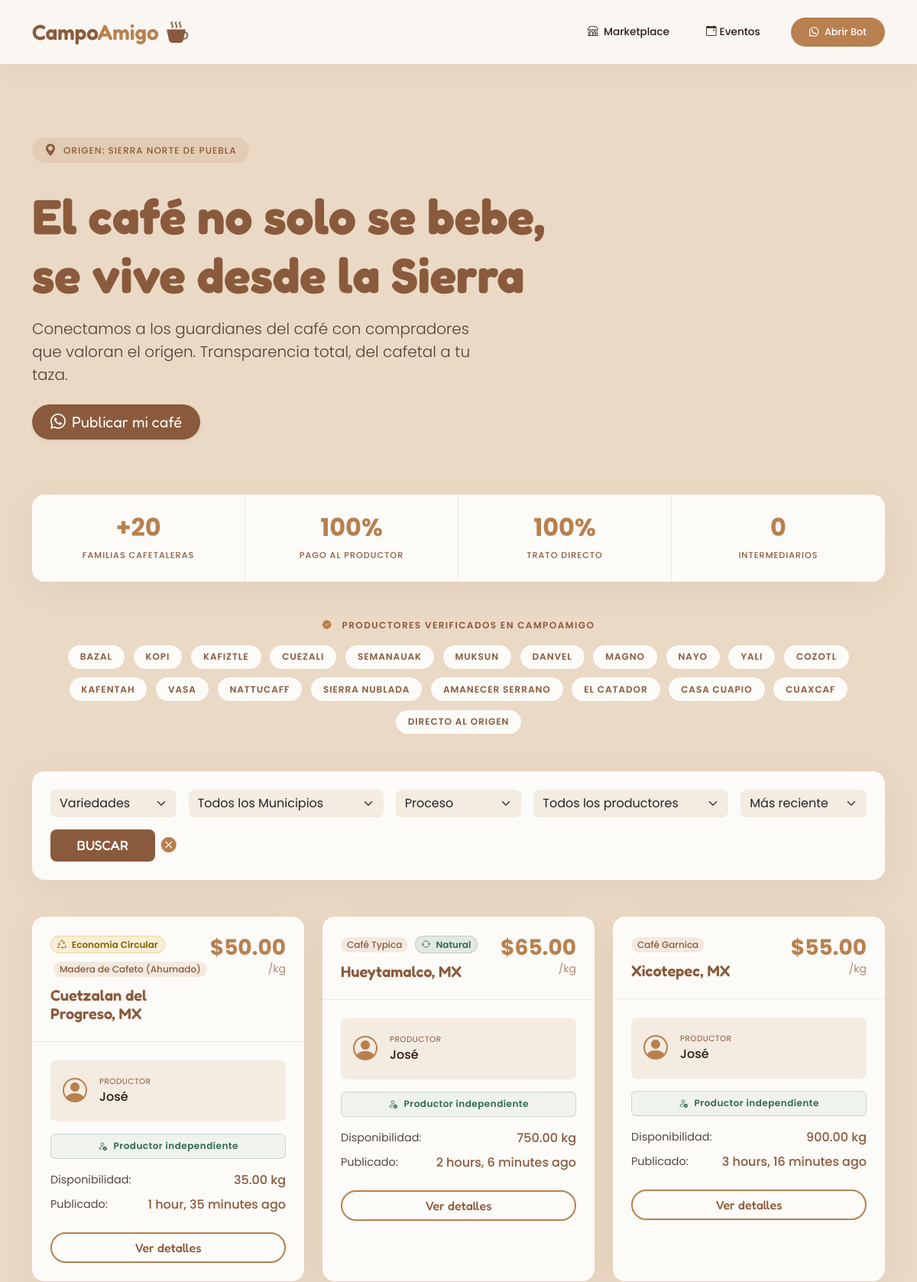
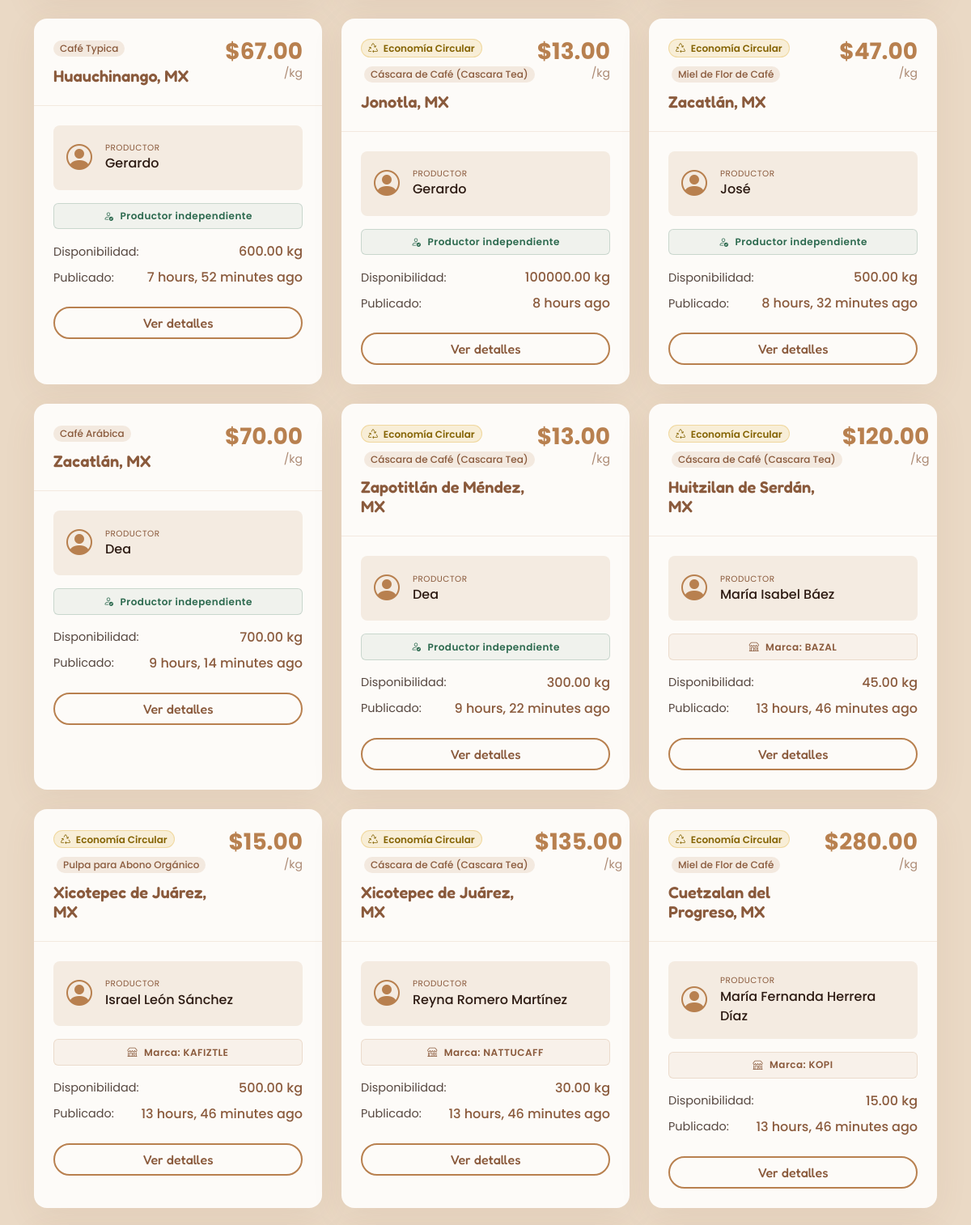
The page / (upper part) on the database its author committed (2 pictures, top to bottom).
### core/models.py (models this page shows, shortened)
class Cosecha(models.Model):
    PROCESOS = [
        ('sin_procesar', 'Sin procesar'),
        ('lavado', 'Lavado'),
        ('natural', 'Natural'),
        ('honey', 'Honey'),
        ('anerobic', 'Fermentación Anaeróbica'),
    ]
    agricultor = models.ForeignKey(Agricultor, on_delete=models.CASCADE)
    cultivo = models.ForeignKey(Cultivo, on_delete=models.CASCADE)
    cantidad_kg = models.DecimalField(max_digits=10, decimal_places=2)
    precio_propuesto = models.DecimalField(max_digits=8, decimal_places=2)
    municipio = models.ForeignKey(Municipio, on_delete=models.SET_NULL, null=True)
    disponible = models.BooleanField(default=True)
    fecha = models.DateTimeField(auto_now_add=True)
    proceso = models.CharField(max_length=20, choices=PROCESOS, default='sin_procesar')

class Cultivo(models.Model):
    nombre = models.CharField(max_length=100)
    descripcion = models.TextField(blank=True)

class Municipio(models.Model):
    nombre = models.CharField(max_length=100)
    estado = models.CharField(max_length=50, default='Puebla')

class Agricultor(models.Model):
    nombre = models.CharField(max_length=100, blank=True)
    telefono = models.CharField(max_length=20, unique=True)
    marca = models.CharField(max_length=100, blank=True, null=True)
    municipio = models.ForeignKey(Municipio, on_delete=models.SET_NULL, null=True, blank=True)
    cultivo_principal = models.ForeignKey(Cultivo, on_delete=models.SET_NULL, null=True, blank=True)
    fecha_registro = models.DateTimeField(auto_now_add=True)

### core/views.py (the view)
# urls.py: path('', views.home, name='home'),
def home(request):
    cultivos = Cultivo.objects.filter(nombre__in=CULTIVOS_CAFE)
    municipios = Municipio.objects.filter(nombre__in=MUNICIPIOS_SIERRA_NORTE)
    cosechas = Cosecha.objects.filter(
        disponible=True,
        cultivo__nombre__in=CULTIVOS_CAFE,
        municipio__nombre__in=MUNICIPIOS_SIERRA_NORTE
    ).select_related('agricultor', 'cultivo', 'municipio')
    cultivo_filter = request.GET.get('cultivo')
    municipio_filter = request.GET.get('municipio')
    tipo_filter = request.GET.get('tipo')
    proceso_filter = request.GET.get('proceso')
    orden_filter = request.GET.get('orden', '-fecha')
    if cultivo_filter:
        cosechas = cosechas.filter(cultivo__id=cultivo_filter)
    if municipio_filter:
        cosechas = cosechas.filter(municipio__id=municipio_filter)
    if tipo_filter == 'marca':
        cosechas = cosechas.exclude(agricultor__marca__isnull=True).exclude(agricultor__marca='')
    elif tipo_filter == 'independiente':
        cosechas = cosechas.filter(agricultor__marca__isnull=True) | cosechas.filter(agricultor__marca='')
    if proceso_filter:
        cosechas = cosechas.filter(proceso=proceso_filter)
    orden = ORDENES_VALIDOS.get(orden_filter, '-fecha')
    cosechas = cosechas.order_by(orden)
    return render(request, 'core/home.html', {
        'cosechas': cosechas,
        'cultivos': cultivos,
        'municipios': municipios,
        'tipo_filter': tipo_filter,
        'proceso_filter': proceso_filter,
        'orden_filter': orden_filter,
    })

### core/templates/core/home.html (shortened to what this page needs)
{% extends 'core/base.html' %}
{% block content %}
<section class="row align-items-center py-4 py-lg-5 mb-4">
    <div class="col-lg-8">
        <span class="badge text-uppercase mb-3 px-3 py-2 rounded-pill d-inline-flex align-items-center" style="background-color: rgba(184, 128, 79, 0.15); color: var(--primary); font-weight: 500; letter-spacing: 1px;">
            <i class="bi bi-geo-alt-fill me-2 fs-6"></i> Origen: Sierra Norte de Puebla
        </span>
        <h1 class="display-3 fw-bold my-3" style="color: var(--primary);">El café no solo se bebe, se vive desde la Sierra</h1>
        <p class="lead mb-4" style="color: var(--text-dark); opacity: 0.8; max-width: 600px;">Conectamos a los guardianes del café con compradores que valoran el origen. Transparencia total, del cafetal a tu taza.</p>
        <div class="d-flex gap-3 mt-4">
            <a href="https://wa.me/15551586886" class="btn btn-primary-custom btn-lg px-4 rounded-pill shadow-sm d-inline-flex align-items-center" style="font-family: 'Fredoka', sans-serif;">
                <i class="bi bi-whatsapp me-2"></i> Publicar mi café
            </a>
        </div>
    </div>
</section>
<div class="row g-0 mb-5 text-center soft-shadow rounded-4 overflow-hidden" style="background-color: var(--card-bg);">
    <div class="col-6 col-md-3 p-4 border-end border-light">
        <div class="h2 fw-bold mb-1" style="color: var(--accent);">+20</div>
        <small class="text-uppercase fw-medium" style="color: var(--primary); font-size: 0.7rem; letter-spacing: 1px;">Familias Cafetaleras</small>
    </div>
    <div class="col-6 col-md-3 p-4 border-end border-light">
        <div class="h2 fw-bold mb-1" style="color: var(--accent);">100%</div>
        <small class="text-uppercase fw-medium" style="color: var(--primary); font-size: 0.7rem; letter-spacing: 1px;">Pago al Productor</small>
    </div>
    <div class="col-6 col-md-3 p-4 border-end border-light">
        <div class="h2 fw-bold mb-1" style="color: var(--accent);">100%</div>
        <small class="text-uppercase fw-medium" style="color: var(--primary); font-size: 0.7rem; letter-spacing: 1px;">Trato Directo</small>
    </div>
    <div class="col-6 col-md-3 p-4">
        <div class="h2 fw-bold mb-1" style="color: var(--accent);">0</div>
        <small class="text-uppercase fw-medium" style="color: var(--primary); font-size: 0.7rem; letter-spacing: 1px;">Intermediarios</small>
    </div>
</div>
<div class="mb-5 text-center">
    <p class="marcas-eyebrow mb-3">
        <i class="bi bi-patch-check-fill me-2" style="color: var(--accent);"></i>
        Productores verificados en CampoAmigo
    </p>
    <div class="marcas-grid">
        <span class="marca-tag">BAZAL</span>
        <span class="marca-tag">KOPI</span>
        <span class="marca-tag">KAFIZTLE</span>
        <span class="marca-tag">CUEZALI</span>
        <span class="marca-tag">SEMANAUAK</span>
        <span class="marca-tag">MUKSUN</span>
        <span class="marca-tag">DANVEL</span>
        <span class="marca-tag">MAGNO</span>
        <span class="marca-tag">NAYO</span>
        <span class="marca-tag">YALI</span>
        <span class="marca-tag">COZOTL</span>
        <span class="marca-tag">KAFENTAH</span>
        <span class="marca-tag">VASA</span>
        <span class="marca-tag">NATTUCAFF</span>
        <span class="marca-tag">SIERRA NUBLADA</span>
        <span class="marca-tag">AMANECER SERRANO</span>
        <span class="marca-tag">EL CATADOR</span>
        <span class="marca-tag">CASA CUAPIO</span>
        <span class="marca-tag">CUAXCAF</span>
        <span class="marca-tag">DIRECTO AL ORIGEN</span>
    </div>
</div>
<div class="mb-5 p-4 soft-shadow rounded-4" style="background-color: var(--card-bg);">
    <form method="get" class="row g-3 align-items-center">
        <div class="col-md-2">
            <select name="cultivo" class="form-select border-0 rounded-3 shadow-none bg-light-custom" style="font-family: 'Poppins', sans-serif;">
                <option value="">Variedades</option>
            </select>
        </div>
        <div class="col-md-3">
            <select name="municipio" class="form-select border-0 rounded-3 shadow-none bg-light-custom" style="font-family: 'Poppins', sans-serif;">
                <option value="">Todos los Municipios</option>
            </select>
        </div>
        <div class="col-md-2">
            <select name="proceso" class="form-select border-0 rounded-3 shadow-none bg-light-custom" style="font-family: 'Poppins', sans-serif;">
                <option value="">Proceso</option>
            </select>
        </div>
        <div class="col-md-3">
            <select name="tipo" class="form-select border-0 rounded-3 shadow-none bg-light-custom" style="font-family: 'Poppins', sans-serif;">
                <option value="">Todos los productores</option>
            </select>
        </div>
        <div class="col-md-2">
    <select name="orden" class="form-select border-0 rounded-3 shadow-none bg-light-custom" style="font-family: 'Poppins', sans-serif;">
        <option value="-fecha" {% if orden_filter == '-fecha' %}selected{% endif %}>Más reciente</option>
    </select>
</div>
        <div class="col-md-2 d-flex align-items-center gap-2">
            <button type="submit" class="btn btn-search flex-grow-1 rounded-3 py-2 fw-medium" style="font-family: 'Fredoka', sans-serif; font-size: 1.1rem;">BUSCAR</button>
            <a href="/" class="text-decoration-none small fw-medium" style="color: var(--accent);" title="Limpiar filtros">
                <i class="bi bi-x-circle-fill fs-5"></i>
            </a>
        </div>
    </form>
</div>
{% if cosechas %}
<div class="row g-4">
    {% for cosecha in cosechas %}
    <div class="col-md-6 col-lg-4">
        <div class="card h-100 border-0 soft-shadow rounded-4 card-hover" style="background-color: var(--card-bg);">
            <div class="p-4 border-bottom border-light d-flex justify-content-between align-items-start">
                <div>
                    {% if "Cáscara" in cosecha.cultivo.nombre or "Abono" in cosecha.cultivo.nombre or "Pulpa" in cosecha.cultivo.nombre or "Miel" in cosecha.cultivo.nombre or "Madera" in cosecha.cultivo.nombre %}
                        <span class="badge rounded-pill mb-2 px-2 py-1" style="background-color: rgba(220, 165, 32, 0.15); color: #856404; font-weight: 600; border: 1px solid rgba(220, 165, 32, 0.3);">
                            <i class="bi bi-recycle me-1"></i> Economía Circular
                        </span>
                        <span class="badge rounded-pill mb-2 px-2 py-1 ms-1" style="background-color: rgba(184, 128, 79, 0.15); color: var(--primary); font-weight: 500;">
                            {{ cosecha.cultivo.nombre }}
                        </span>
                    {% else %}
                        <span class="badge rounded-pill mb-2 px-2 py-1" style="background-color: rgba(184, 128, 79, 0.15); color: var(--primary); font-weight: 500;">
                            {{ cosecha.cultivo.nombre }}
                        </span>
                        {% if cosecha.proceso and cosecha.proceso != 'sin_procesar' %}
                        <span class="badge rounded-pill mb-2 px-2 py-1 ms-1" style="background-color: rgba(45, 106, 79, 0.12); color: #2d6a4f; font-weight: 600; border: 1px solid rgba(45, 106, 79, 0.2);">
                            <i class="bi bi-arrow-repeat me-1"></i> {{ cosecha.get_proceso_display }}
                        </span>
                        {% endif %}
                    {% endif %}
                    <h3 class="h5 mb-0 mt-1 fw-semibold" style="color: var(--primary);">{{ cosecha.municipio.nombre }}, MX</h3>
                </div>
                <div class="text-end">
                    <span class="h3 fw-bold mb-0" style="color: var(--accent);">${{ cosecha.precio_propuesto }}</span>
                    <small class="d-block" style="color: var(--primary); opacity: 0.7;">/kg</small>
                </div>
            </div>
            <div class="card-body p-4">
                <div class="d-flex align-items-center mb-3 bg-light-custom p-3 rounded-3">
                    <div class="flex-shrink-0" style="color: var(--accent);">
                        <i class="bi bi-person-circle fs-2"></i>
                    </div>
                    <div class="ms-3 flex-grow-1">
                        <small class="d-block text-uppercase" style="font-size: 0.65rem; color: var(--primary); letter-spacing: 0.5px;">Productor</small>
                        <span class="fw-medium" style="color: var(--text-dark);">
                            {% if cosecha.agricultor.nombre %}{{ cosecha.agricultor.nombre }}{% else %}Productor Local{% endif %}
                        </span>
                    </div>
                </div>
                {% if cosecha.agricultor.marca %}
                    <div class="tipo-badge tipo-marca mb-3 w-100 justify-content-center">
                        <i class="bi bi-shop me-2"></i> Marca: {{ cosecha.agricultor.marca }}
                    </div>
                {% else %}
                    <div class="tipo-badge tipo-independiente mb-3 w-100 justify-content-center">
                        <i class="bi bi-person-check me-2"></i> Productor independiente
                    </div>
                {% endif %}
                <div class="d-flex justify-content-between align-items-center mb-2">
                    <span style="color: var(--text-dark); opacity: 0.8; font-size: 0.9rem;">Disponibilidad:</span>
                    <span class="fw-medium" style="color: var(--primary);">{{ cosecha.cantidad_kg }} kg</span>
                </div>
                <div class="d-flex justify-content-between align-items-center mb-4">
                    <span style="color: var(--text-dark); opacity: 0.8; font-size: 0.9rem;">Publicado:</span>
                    <span class="fw-medium" style="color: var(--primary);">{{ cosecha.fecha|timesince }} ago</span>
                </div>
                <a href="/cosecha/{{ cosecha.pk }}/" class="btn btn-outline-custom w-100 rounded-pill fw-medium" style="font-family: 'Fredoka', sans-serif;">Ver detalles</a>
            </div>
        </div>
    </div>
    {% endfor %}
</div>
{% endif %}
{% endblock %}

### core/templates/core/base.html (style rules this page uses)
:root { --bg-base: #EAD9C5; --accent: #B8804F; --primary: #8A5A3C; --text-dark: #2C1A12; --card-bg: #FDFBF8; }
body { font-family: 'Poppins', sans-serif; background-color: var(--bg-base); color: var(--text-dark); -webkit-font-smoothing: antialiased; }
h1, h2, h3, h4, h5, h6, .navbar-brand { font-family: 'Fredoka', sans-serif; }
.soft-shadow { box-shadow: 0 10px 40px rgba(138, 90, 60, 0.08) !important; }

### core/templates/core/home.html (style rules this page uses)
.bg-light-custom { background-color: #F4EBE1 !important; }
.border-light { border-color: rgba(184, 128, 79, 0.15) !important; }
.btn-primary-custom { background: var(--primary); color: var(--card-bg); border: none; transition: all 0.3s ease; }
.btn-search { background-color: var(--primary); color: white; border: none; transition: background-color 0.2s; }
.btn-outline-custom { border: 2px solid var(--accent); color: var(--primary); transition: all 0.3s ease; }
.card-hover { transition: all 0.3s cubic-bezier(0.25, 0.8, 0.25, 1); }
.marcas-eyebrow { font-size: 0.75rem; letter-spacing: 0.12em; text-transform: uppercase; color: var(--primary); font-weight: 600; }
.marcas-grid { display: flex; flex-wrap: wrap; gap: 0.6rem; justify-content: center; }
.marca-tag { background: var(--card-bg); border: 1.5px solid rgba(184, 128, 79, 0.3); padding: 0.4rem 1rem; border-radius: 50px; font-size: 0.75rem; font-weight: 600; letter-spacing: 0.08em; color: var(--primary); transition: all 0.2s; cursor: default; }
.tipo-badge { display: inline-flex; align-items: center; font-size: 0.75rem; font-weight: 600; padding: 0.4rem 0.8rem; border-radius: 6px; letter-spacing: 0.04em; }
.tipo-marca { background-color: rgba(184, 128, 79, 0.08); color: var(--primary); border: 1px solid rgba(184, 128, 79, 0.2); }
.tipo-independiente { background-color: rgba(45, 106, 79, 0.06); color: #2d6a4f; border: 1px solid rgba(45, 106, 79, 0.2); }

### rows shown on the page
Cosecha: cultivo.nombre "Madera de Cafeto (Ahumado)", municipio.nombre "Cuetzalan del Progreso", precio_propuesto "50.00", agricultor.nombre "José", shows "Productor independiente", cantidad_kg "35.00", fecha "1 hour, 35 minutes"
Cosecha: cultivo.nombre "Café Typica", proceso "Natural", municipio.nombre "Hueytamalco", precio_propuesto "65.00", agricultor.nombre "José", shows "Productor independiente", cantidad_kg "750.00", fecha "2 hours, 6 minutes"
Cosecha: cultivo.nombre "Café Garnica", municipio.nombre "Xicotepec", precio_propuesto "55.00", agricultor.nombre "José", shows "Productor independiente", cantidad_kg "900.00", fecha "3 hours, 16 minutes"
Cosecha: cultivo.nombre "Café Typica", municipio.nombre "Huauchinango", precio_propuesto "67.00", agricultor.nombre "Gerardo", shows "Productor independiente", cantidad_kg "600.00", fecha "7 hours, 52 minutes"
Cosecha: cultivo.nombre "Cáscara de Café (Cascara Tea)", municipio.nombre "Jonotla", precio_propuesto "13.00", agricultor.nombre "Gerardo", shows "Productor independiente", cantidad_kg "100000.00", fecha "8 hours"
Cosecha: cultivo.nombre "Miel de Flor de Café", municipio.nombre "Zacatlán", precio_propuesto "47.00", agricultor.nombre "José", shows "Productor independiente", cantidad_kg "500.00", fecha "8 hours, 32 minutes"
Cosecha: cultivo.nombre "Café Arábica", municipio.nombre "Zacatlán", precio_propuesto "70.00", agricultor.nombre "Dea", shows "Productor independiente", cantidad_kg "700.00", fecha "9 hours, 14 minutes"
Cosecha: cultivo.nombre "Cáscara de Café (Cascara Tea)", municipio.nombre "Zapotitlán de Méndez", precio_propuesto "13.00", agricultor.nombre "Dea", shows "Productor independiente", cantidad_kg "300.00", fecha "9 hours, 22 minutes"
Cosecha: cultivo.nombre "Cáscara de Café (Cascara Tea)", municipio.nombre "Huitzilan de Serdán", precio_propuesto "120.00", agricultor.nombre "María Isabel Báez", agricultor.marca "BAZAL", cantidad_kg "45.00", fecha "13 hours, 46 minutes"
Cosecha: cultivo.nombre "Pulpa para Abono Orgánico", municipio.nombre "Xicotepec de Juárez", precio_propuesto "15.00", agricultor.nombre "Israel León Sánchez", agricultor.marca "KAFIZTLE", cantidad_kg "500.00", fecha "13 hours, 46 minutes"
Cosecha: cultivo.nombre "Cáscara de Café (Cascara Tea)", municipio.nombre "Xicotepec de Juárez", precio_propuesto "135.00", agricultor.nombre "Reyna Romero Martínez", agricultor.marca "NATTUCAFF", cantidad_kg "30.00", fecha "13 hours, 46 minutes"
Cosecha: cultivo.nombre "Miel de Flor de Café", municipio.nombre "Cuetzalan del Progreso", precio_propuesto "280.00", agricultor.nombre "María Fernanda Herrera Díaz", agricultor.marca "KOPI", cantidad_kg "15.00", fecha "13 hours, 46 minutes"
